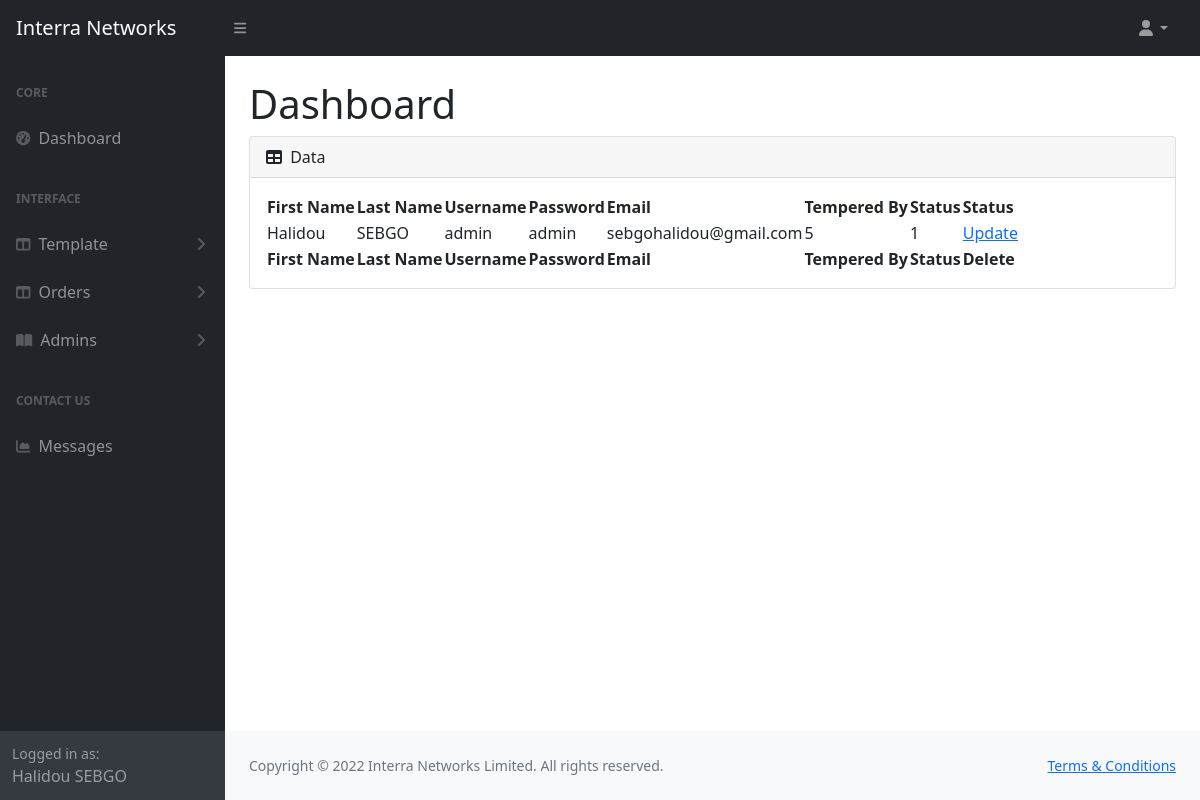
Page /updateAdmin.php (signed in) on the earlier database version.
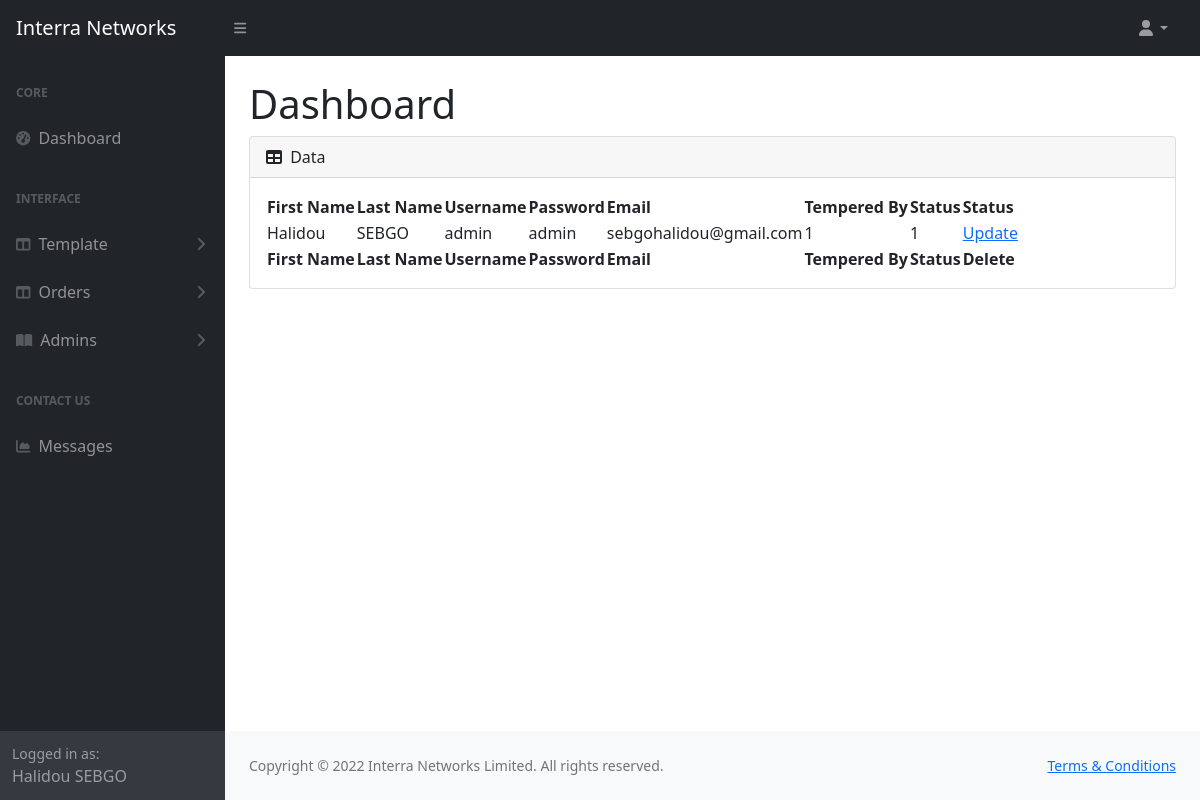
Same page on the later database version.
### tables this page shows
CREATE TABLE `user` (
  `id` int(11) NOT NULL,
  `fname` varchar(255) NOT NULL,
  `lname` varchar(100) NOT NULL,
  `username` varchar(30) NOT NULL,
  `password` varchar(50) NOT NULL,
  `email` varchar(50) NOT NULL,
  `registered_by` int(11) NOT NULL,
  `status` int(11) NOT NULL DEFAULT 1
);

### updateAdmin.php (the view, shortened to what this page needs)
<?php
    if(isset($_SESSION["login"])){
        include("./connection.php");
        $query = "SELECT * FROM user;";
        $result = mysqli_query($link, $query);
        include "header.php";
?>
        <div id="layoutSidenav_content">
            <main>
                <div class="container-fluid px-4">
                    <h1 class="mt-4">Dashboard</h1>
                    <div class="card mb-4">
                        <div class="card-header">
                            <i class="fas fa-table me-1"></i>
                            Data
                        </div>
                        <div class="card-body">
                            <table id="datatablesSimple">
                                <thead>
                                    <tr>
                                        <th>First Name</th>
                                        <th>Last Name</th>
                                        <th>Username</th>
                                        <th>Password</th>
                                        <th>Email</th>
                                        <th>Tempered By</th>
                                        <th>Status</th>
                                        <th>Status</th>
                                    </tr>
                                </thead>
                                <tfoot>
                                    <tr>
                                        <th>First Name</th>
                                        <th>Last Name</th>
                                        <th>Username</th>
                                        <th>Password</th>
                                        <th>Email</th>
                                        <th>Tempered By</th>
                                        <th>Status</th>
                                        <th>Delete</th>
                                    </tr>
                                </tfoot>
                                <tbody>
                                    <?php
                                        while ($row = mysqli_fetch_array($result)) {
                                    ?>
                                        <tr>
                                            <td><?php echo $row['fname'] ?></td>
                                            <td><?php echo $row['lname'] ?></td>
                                            <td><?php echo $row['username'] ?></td>
                                            <td><?php echo $row['password'] ?></td>
                                            <td><?php echo $row['email'] ?></td>
                                            <td><?php echo $row['registered_by'] ?></td>
                                            <td><?php echo $row['status'] ?></td>
                                            <td><a href="updateAdminProcess.php?id=<?php echo $row['id'];?>">Update</a></td>
                                        </tr>
                                    <?php } ?>
                                </tbody>
                            </table>
                        </div>
                    </div>
                </div>
            </main>
            <?php include 'footer.php'; ?>
        </div>
    </body>
</html>
<?php
    }else{
    echo"You must login" ;
    echo "<a href='./index.php'>login</a>";
    }
?>

Differences in the rows shown:
changed user "Halidou": registered_by "5" → "1"
